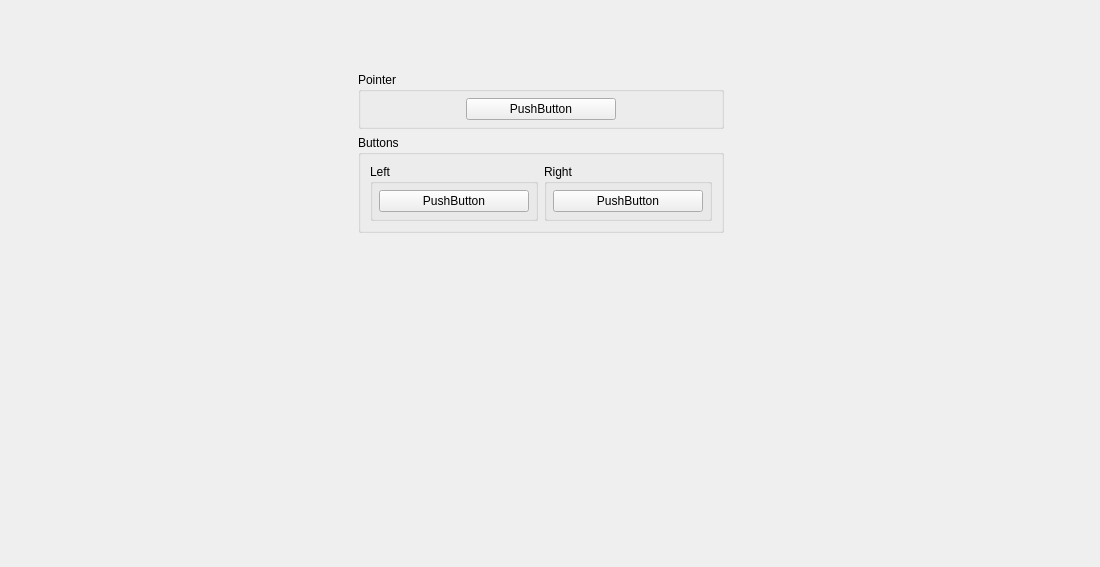
<?xml version="1.0" encoding="UTF-8"?>
<ui version="4.0">
 <class>ControllerBindingWidget_Mouse</class>
 <widget class="QWidget" name="ControllerBindingWidget_Mouse">
  <property name="geometry">
   <rect>
    <x>0</x>
    <y>0</y>
    <width>1100</width>
    <height>567</height>
   </rect>
  </property>
  <property name="sizePolicy">
   <sizepolicy hsizetype="Fixed" vsizetype="Fixed">
    <horstretch>0</horstretch>
    <verstretch>0</verstretch>
   </sizepolicy>
  </property>
  <property name="minimumSize">
   <size>
    <width>1100</width>
    <height>500</height>
   </size>
  </property>
  <property name="maximumSize">
   <size>
    <width>16777215</width>
    <height>16777210</height>
   </size>
  </property>
  <layout class="QGridLayout" name="gridLayout">
   <item row="1" column="5">
    <spacer name="horizontalSpacer">
     <property name="orientation">
      <enum>Qt::Orientation::Horizontal</enum>
     </property>
     <property name="sizeHint" stdset="0">
      <size>
       <width>40</width>
       <height>20</height>
      </size>
     </property>
    </spacer>
   </item>
   <item row="1" column="0">
    <spacer name="horizontalSpacer_2">
     <property name="orientation">
      <enum>Qt::Orientation::Horizontal</enum>
     </property>
     <property name="sizeHint" stdset="0">
      <size>
       <width>40</width>
       <height>20</height>
      </size>
     </property>
    </spacer>
   </item>
   <item row="0" column="2" rowspan="2" colspan="2">
    <widget class="QLabel" name="label">
     <property name="sizePolicy">
      <sizepolicy hsizetype="Fixed" vsizetype="Fixed">
       <horstretch>0</horstretch>
       <verstretch>0</verstretch>
      </sizepolicy>
     </property>
     <property name="text">
      <string/>
     </property>
     <property name="pixmap">
      <pixmap resource="resources/librestation-qt.qrc">:/controllers/mouse.svg</pixmap>
     </property>
     <property name="scaledContents">
      <bool>false</bool>
     </property>
    </widget>
   </item>
   <item row="2" column="0" colspan="6">
    <spacer name="verticalSpacer_5">
     <property name="orientation">
      <enum>Qt::Orientation::Vertical</enum>
     </property>
     <property name="sizeHint" stdset="0">
      <size>
       <width>20</width>
       <height>40</height>
      </size>
     </property>
    </spacer>
   </item>
   <item row="1" column="1">
    <layout class="QVBoxLayout" name="verticalLayout_2">
     <item>
      <spacer name="verticalSpacer_3">
       <property name="orientation">
        <enum>Qt::Orientation::Vertical</enum>
       </property>
       <property name="sizeHint" stdset="0">
        <size>
         <width>20</width>
         <height>40</height>
        </size>
       </property>
      </spacer>
     </item>
     <item>
      <layout class="QVBoxLayout" name="verticalLayout">
       <item>
        <widget class="QGroupBox" name="groupBox_7">
         <property name="title">
          <string>Pointer</string>
         </property>
         <layout class="QGridLayout" name="gridLayout_11">
          <property name="leftMargin">
           <number>6</number>
          </property>
          <property name="topMargin">
           <number>6</number>
          </property>
          <property name="rightMargin">
           <number>6</number>
          </property>
          <property name="bottomMargin">
           <number>6</number>
          </property>
          <item row="0" column="0">
           <widget class="InputBindingWidget" name="Pointer">
            <property name="minimumSize">
             <size>
              <width>150</width>
              <height>0</height>
             </size>
            </property>
            <property name="maximumSize">
             <size>
              <width>150</width>
              <height>16777215</height>
             </size>
            </property>
            <property name="text">
             <string>PushButton</string>
            </property>
           </widget>
          </item>
         </layout>
        </widget>
       </item>
      </layout>
     </item>
     <item>
      <widget class="QGroupBox" name="groupBox">
       <property name="sizePolicy">
        <sizepolicy hsizetype="Preferred" vsizetype="Preferred">
         <horstretch>0</horstretch>
         <verstretch>0</verstretch>
        </sizepolicy>
       </property>
       <property name="minimumSize">
        <size>
         <width>0</width>
         <height>0</height>
        </size>
       </property>
       <property name="title">
        <string>Buttons</string>
       </property>
       <layout class="QGridLayout" name="gridLayout_5">
        <item row="1" column="0" colspan="2">
         <widget class="QGroupBox" name="groupBox_3">
          <property name="title">
           <string>Left</string>
          </property>
          <layout class="QGridLayout" name="gridLayout_2">
           <property name="leftMargin">
            <number>6</number>
           </property>
           <property name="topMargin">
            <number>6</number>
           </property>
           <property name="rightMargin">
            <number>6</number>
           </property>
           <property name="bottomMargin">
            <number>6</number>
           </property>
           <item row="0" column="0">
            <widget class="InputBindingWidget" name="Left">
             <property name="minimumSize">
              <size>
               <width>150</width>
               <height>0</height>
              </size>
             </property>
             <property name="maximumSize">
              <size>
               <width>100</width>
               <height>16777215</height>
              </size>
             </property>
             <property name="text">
              <string>PushButton</string>
             </property>
            </widget>
           </item>
          </layout>
         </widget>
        </item>
        <item row="1" column="2" colspan="2">
         <widget class="QGroupBox" name="groupBox_4">
          <property name="title">
           <string>Right</string>
          </property>
          <layout class="QGridLayout" name="gridLayout_3">
           <property name="leftMargin">
            <number>6</number>
           </property>
           <property name="topMargin">
            <number>6</number>
           </property>
           <property name="rightMargin">
            <number>6</number>
           </property>
           <property name="bottomMargin">
            <number>6</number>
           </property>
           <item row="0" column="0">
            <widget class="InputBindingWidget" name="Right">
             <property name="minimumSize">
              <size>
               <width>150</width>
               <height>0</height>
              </size>
             </property>
             <property name="maximumSize">
              <size>
               <width>100</width>
               <height>16777215</height>
              </size>
             </property>
             <property name="text">
              <string>PushButton</string>
             </property>
            </widget>
           </item>
          </layout>
         </widget>
        </item>
       </layout>
      </widget>
     </item>
     <item>
      <spacer name="verticalSpacer_4">
       <property name="orientation">
        <enum>Qt::Orientation::Vertical</enum>
       </property>
       <property name="sizeHint" stdset="0">
        <size>
         <width>20</width>
         <height>40</height>
        </size>
       </property>
      </spacer>
     </item>
    </layout>
   </item>
  </layout>
 </widget>
 <customwidgets>
  <customwidget>
   <class>InputBindingWidget</class>
   <extends>QPushButton</extends>
   <header>inputbindingwidgets.h</header>
  </customwidget>
 </customwidgets>
 <resources>
  <include location="resources/librestation-qt.qrc"/>
 </resources>
 <connections/>
</ui>
